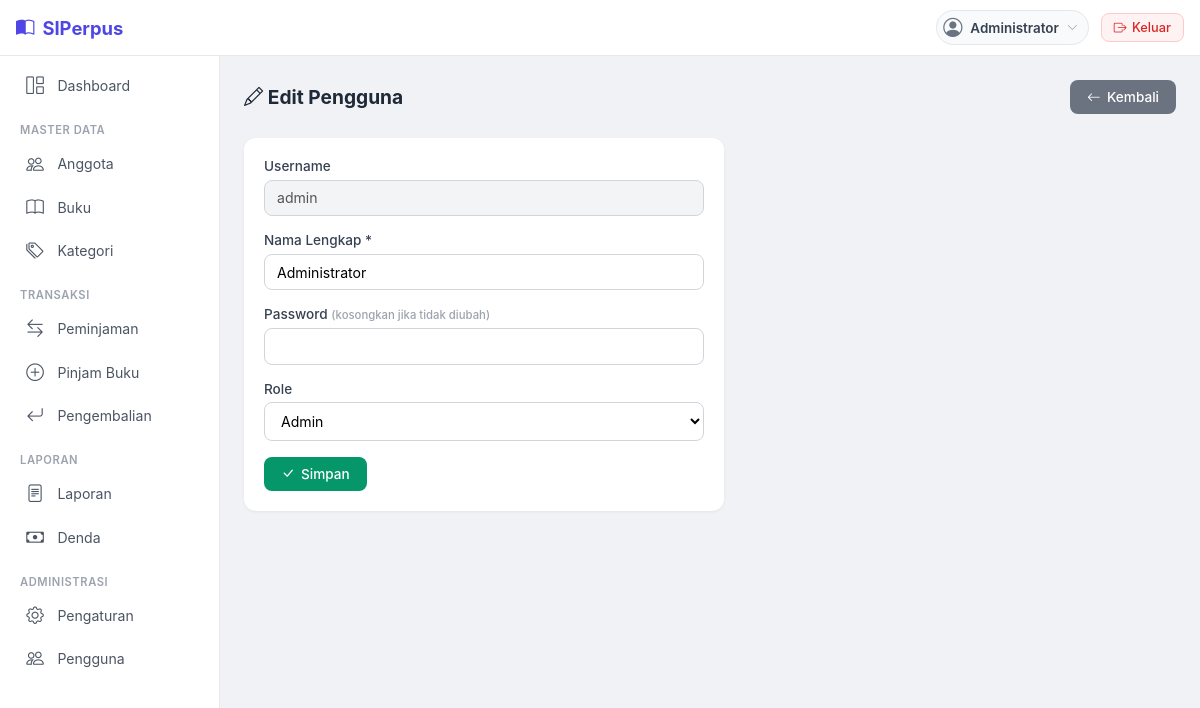
/users/edit.php?id=1 (signed in), run on the app's committed database.
### tables this page shows
CREATE TABLE user (
    id_user INT AUTO_INCREMENT PRIMARY KEY,
    username VARCHAR(50) NOT NULL UNIQUE,
    password VARCHAR(255) NOT NULL,
    nama_lengkap VARCHAR(100) NOT NULL,
    role ENUM('admin', 'petugas') NOT NULL DEFAULT 'petugas',
    created_at TIMESTAMP DEFAULT CURRENT_TIMESTAMP
);

### config/database.php (called while the page is built, shortened)
<?php
function has_role($roles) {
    $roles = is_array($roles) ? $roles : [$roles];
    return in_array($_SESSION['user']['role'], $roles);
}

### users/edit.php (the view, shortened to what this page needs)
<?php
require_once __DIR__ . '/../config/database.php';
$db = getConnection();
$id = $_GET['id'] ?? 0;
$st = $db->prepare("SELECT * FROM user WHERE id_user = :id");
$st->execute([':id' => $id]);
$u = $st->fetch();
require_once __DIR__ . '/../includes/header.php';
?>
<div class="page-header">
    <h4><i class="bi bi-pencil"></i> Edit Pengguna</h4>
    <a href="index.php" class="btn btn-secondary"><i class="bi bi-arrow-left"></i> Kembali</a>
</div>
<div class="card-simple" style="max-width:480px;">
    <div class="card-body">
        <form method="POST">
            <div class="form-group">
                <label>Username</label>
                <input type="text" class="form-control" value="<?= htmlspecialchars($u['username']) ?>" disabled style="background:#f3f4f6;">
            </div>
            <div class="form-group">
                <label>Nama Lengkap <span class="text-danger">*</span></label>
                <input type="text" name="nama_lengkap" class="form-control" value="<?= htmlspecialchars($u['nama_lengkap']) ?>" required>
            </div>
            <div class="form-group">
                <label>Password <small style="color:#9ca3af;">(kosongkan jika tidak diubah)</small></label>
                <input type="password" name="password" class="form-control" minlength="6">
            </div>
            <div class="form-group">
                <label>Role</label>
                <select name="role" class="form-select">
                    <option value="admin" <?= $u['role']=='admin'?'selected':'' ?>>Admin</option>
                </select>
            </div>
            <button type="submit" class="btn btn-success"><i class="bi bi-check-lg"></i> Simpan</button>
        </form>
    </div>
</div>
<?php require_once __DIR__ . '/../includes/footer.php'; ?>

### includes/header.php (shortened to what this page needs)
<?php
$user = $_SESSION['user'];
?>
<!DOCTYPE html>
<html lang="id">
<head>
    <link rel="stylesheet" href="https://cdn.jsdelivr.net/npm/bootstrap-icons@1.11.0/font/bootstrap-icons.css">
    <link rel="stylesheet" href="<?= BASE_URL ?>/assets/css/style.css?v=3">
</head>
<body>
<div class="topbar">
    <div style="display:flex;align-items:center;gap:0.5rem;">
        <a href="<?= BASE_URL ?>/dashboard.php" class="topbar-brand">
            <i class="bi bi-book-half"></i> SIPerpus
        </a>
    </div>
    <div class="topbar-right">
        <div class="topbar-user dropdown-toggle" onclick="toggleUserMenu()">
            <i class="bi bi-person-circle"></i>
            <span class="topbar-user-name"><?= htmlspecialchars($user['nama_lengkap']) ?></span>
            <i class="bi bi-chevron-down" style="font-size:0.7rem;color:#9ca3af;"></i>
        </div>
        <a href="<?= BASE_URL ?>/logout.php" class="topbar-logout"><i class="bi bi-box-arrow-right"></i> Keluar</a>
    </div>
</div>
<nav class="sidebar" id="sidebar">
    <ul class="sidebar-menu">
        <li><a href="<?= BASE_URL ?>/dashboard.php"><span class="icon"><i class="bi bi-grid-1x2"></i></span> Dashboard</a></li>
        <?php if (has_role(['admin', 'petugas'])): ?>
        <li class="menu-label">Master Data</li>
        <li><a href="<?= BASE_URL ?>/anggota/index.php"><span class="icon"><i class="bi bi-people"></i></span> Anggota</a></li>
        <li><a href="<?= BASE_URL ?>/buku/index.php"><span class="icon"><i class="bi bi-book"></i></span> Buku</a></li>
        <li><a href="<?= BASE_URL ?>/kategori/index.php"><span class="icon"><i class="bi bi-tags"></i></span> Kategori</a></li>
        <li class="menu-label">Transaksi</li>
        <li><a href="<?= BASE_URL ?>/peminjaman/index.php"><span class="icon"><i class="bi bi-arrow-left-right"></i></span> Peminjaman</a></li>
        <li><a href="<?= BASE_URL ?>/peminjaman/pinjam.php"><span class="icon"><i class="bi bi-plus-circle"></i></span> Pinjam Buku</a></li>
        <li><a href="<?= BASE_URL ?>/peminjaman/kembali.php"><span class="icon"><i class="bi bi-arrow-return-left"></i></span> Pengembalian</a></li>
        <li class="menu-label">Laporan</li>
        <li><a href="<?= BASE_URL ?>/laporan/index.php"><span class="icon"><i class="bi bi-file-text"></i></span> Laporan</a></li>
        <li><a href="<?= BASE_URL ?>/denda/index.php"><span class="icon"><i class="bi bi-cash"></i></span> Denda</a></li>
        <?php endif; ?>
        <?php if (has_role('admin')): ?>
        <li class="menu-label">Administrasi</li>
        <li><a href="<?= BASE_URL ?>/pengaturan/index.php"><span class="icon"><i class="bi bi-gear"></i></span> Pengaturan</a></li>
        <li><a href="<?= BASE_URL ?>/users/index.php"><span class="icon"><i class="bi bi-people"></i></span> Pengguna</a></li>
        <?php endif; ?>
    </ul>
</nav>
<div class="main-content">

### assets/css/style.css (style rules this page uses)
* { margin: 0; padding: 0; box-sizing: border-box; }
body { font-family: -apple-system, BlinkMacSystemFont, 'Segoe UI', Roboto, Oxygen, Ubuntu, sans-serif; background: #f0f2f5; color: #1a1a2e; }
.topbar { background: #fff; border-bottom: 1px solid #e8e8e8; padding: 0 1rem; height: 56px; display: flex; align-items: center; justify-content: space-between; position: sticky; top: 0; z-index: 1000; }
.topbar-brand { font-weight: 700; font-size: 1.15rem; color: #4f46e5; text-decoration: none; display: flex; align-items: center; gap: 0.5rem; }
.topbar-right { display: flex; align-items: center; gap: 0.75rem; }
.topbar-user { display: flex; align-items: center; gap: 0.5rem; cursor: pointer; padding: 0.3rem 0.6rem 0.3rem 0.4rem; border-radius: 100px; background: #f9fafb; border: 1px solid #e5e7eb; transition: all 0.15s; user-select: none; }
.topbar-user i.bi-person-circle { font-size: 1.2rem; color: #6b7280; }
.topbar-user-name { font-size: 0.84rem; font-weight: 600; color: #374151; max-width: 120px; overflow: hidden; text-overflow: ellipsis; white-space: nowrap; }
.topbar-user .bi-chevron-down { font-size: 0.65rem; color: #9ca3af; transition: transform 0.2s; }
.topbar-right { position: relative; }
.topbar-logout { display: inline-flex; align-items: center; gap: 0.35rem; padding: 0.35rem 0.75rem; font-size: 0.8rem; font-weight: 500; color: #dc2626; background: #fef2f2; border: 1px solid #fecaca; border-radius: 8px; text-decoration: none; transition: all 0.15s; cursor: pointer; }
.sidebar { position: fixed; top: 56px; left: 0; width: 220px; height: calc(100vh - 56px); background: #fff; border-right: 1px solid #e8e8e8; overflow-y: auto; transition: transform 0.25s ease; z-index: 900; }
.sidebar-menu { list-style: none; padding: 0.5rem 0; }
.sidebar-menu li a { display: flex; align-items: center; gap: 0.65rem; padding: 0.7rem 1.25rem; color: #4b5563; text-decoration: none; font-size: 0.88rem; transition: all 0.15s; border-left: 3px solid transparent; }
.sidebar-menu li a .icon { font-size: 1.1rem; width: 1.5rem; text-align: center; }
.sidebar-menu .menu-label { font-size: 0.7rem; text-transform: uppercase; letter-spacing: 0.05em; color: #9ca3af; padding: 1rem 1.25rem 0.3rem; font-weight: 600; }
.main-content { margin-left: 220px; margin-top: 0; padding: 1.5rem; min-height: calc(100vh - 56px); }
.page-header { margin-bottom: 1.5rem; display: flex; flex-wrap: wrap; align-items: center; justify-content: space-between; gap: 0.75rem; }
.page-header h4 { font-size: 1.2rem; font-weight: 700; color: #1f2937; margin: 0; }
.card-simple { background: #fff; border-radius: 12px; box-shadow: 0 1px 3px rgba(0,0,0,0.06); overflow: hidden; }
.card-simple .card-body { padding: 1.25rem; }
.form-group { margin-bottom: 1rem; }
.form-group label { display: block; font-size: 0.85rem; font-weight: 500; color: #374151; margin-bottom: 0.35rem; }
.form-control, .form-select { width: 100%; padding: 0.55rem 0.75rem; font-size: 0.88rem; border: 1px solid #d1d5db; border-radius: 8px; outline: none; transition: border-color 0.15s; background: #fff; font-family: inherit; }
.btn { display: inline-flex; align-items: center; gap: 0.4rem; padding: 0.5rem 1rem; font-size: 0.85rem; font-weight: 500; border-radius: 8px; border: 1px solid transparent; cursor: pointer; text-decoration: none; transition: all 0.15s; font-family: inherit; }
.btn-success { background: #059669; color: #fff; }
.btn-secondary { background: #6b7280; color: #fff; }

### data on the page
user: nama_lengkap "Administrator", username "admin", role "Admin"
